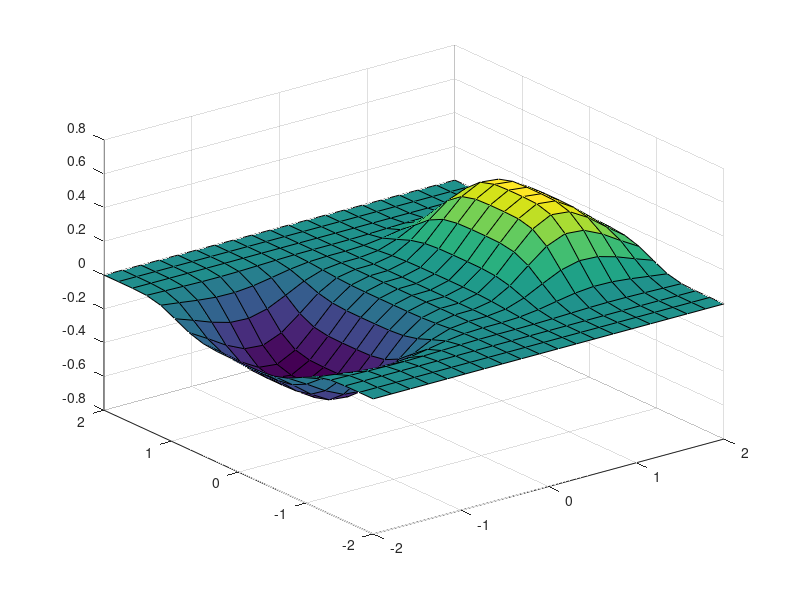

Reproduce this figure in MATLAB. (Note: this script raises an error after producing the figure.)
%%Clear Everything

clearvars
clc

%%
%%Info
%Skapetis Christos
%AEM 9378
%skapetis@ece.auth.gr
%1st Task main faction

%%
%%Main
%%Topic 1
%3-D plot of the asking function

x = linspace(-2,2,20);
y = x';
z = (x.^3).*(exp((-x.^2)-(y.^4)));
surf(x,y,z)

% [zx,zy] = gradient(z,0.2);
% delta = [zx,zy]

%%
%%Initiating values
x0 = [0 -1 1];
y0 = [0 -1 1];
epsilon = 0.001;

%% 
%%Method
% d = gradientDescentFixed(epsilon, 1,1)
[d2, xs, ys] = gradientDescent(epsilon, -1,1);
% d3 = gradientDescentArmijo(epsilon, 1,1)
figure(2)
surf(x,y,z)
hold on
scatter3(xs,ys,(xs.^3).*(exp((-xs.^2)-(ys.^4))),'+','r')
hold on 
scatter3(xs(end),ys(end),(xs(end)^3)*(exp((-xs(end)^2)-(ys(end)^4))),'p','y')

figure(3)
clf
fcontour(@(x,y) (x^3)*(exp((-x^2)-(y^4))),[-2, 2])
hold on
scatter(xs,ys,'+','r')
hold on 
scatter(xs(end),ys(end),'p','k')
